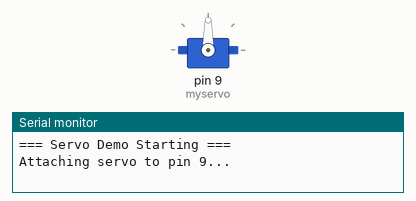
This sketch was run on a simulated Arduino Uno, built with avr-gcc and run on an emulated ATmega328P. Parts: servo, the last lines printed to the serial monitor.

Above: at 0.05 s.
At 1.25 s:
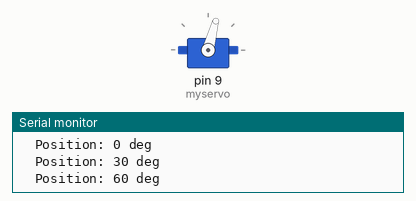
At 2.85 s:
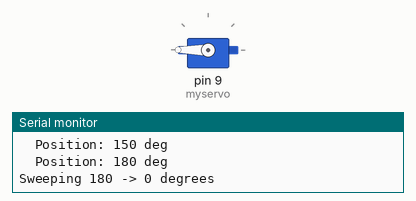
At 5.5 s:
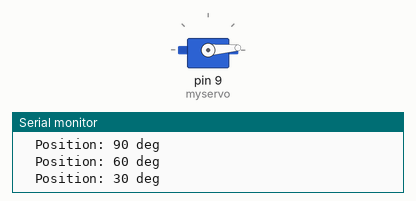
Timing chart, 0 to 7.2 s (numbered marks = the images above):
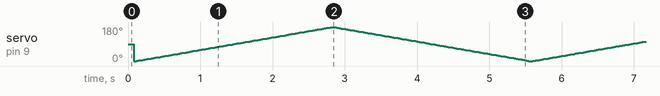

The sketch:

demo_servo.ino
```cpp
#include <Servo.h>

Servo myservo;  // create servo object to control a servo
// twelve servo objects can be created on most boards

int pos = 0;         // variable to store the servo position
int sweepCount = 0;  // count sweep cycles

void setup() {
  Serial.begin(9600);
  Serial.println("=== Servo Demo Starting ===");
  Serial.println("Attaching servo to pin 9...");
  myservo.attach(9);  // attaches the servo on pin 9 to the servo object
  Serial.println("Servo attached. Beginning sweep...");
}

void loop() {
  sweepCount++;
  Serial.print("\n--- Sweep #");
  Serial.print(sweepCount);
  Serial.println(" ---");

  Serial.println("Sweeping 0 -> 180 degrees");
  for (pos = 0; pos <= 180; pos += 1) {  // goes from 0 degrees to 180 degrees
    // in steps of 1 degree
    myservo.write(pos);  // tell servo to go to position in variable 'pos'
    if (pos % 30 == 0) {
      Serial.print("  Position: ");
      Serial.print(pos);
      Serial.println(" deg");
    }
    delay(15);  // waits 15ms for the servo to reach the position
  }

  Serial.println("Sweeping 180 -> 0 degrees");
  for (pos = 180; pos >= 0; pos -= 1) {  // goes from 180 degrees to 0 degrees
    myservo.write(pos);                  // tell servo to go to position in variable 'pos'
    if (pos % 30 == 0) {
      Serial.print("  Position: ");
      Serial.print(pos);
      Serial.println(" deg");
    }
    delay(15);  // waits 15ms for the servo to reach the position
  }

  Serial.print("Sweep #");
  Serial.print(sweepCount);
  Serial.println(" complete");
}
```
